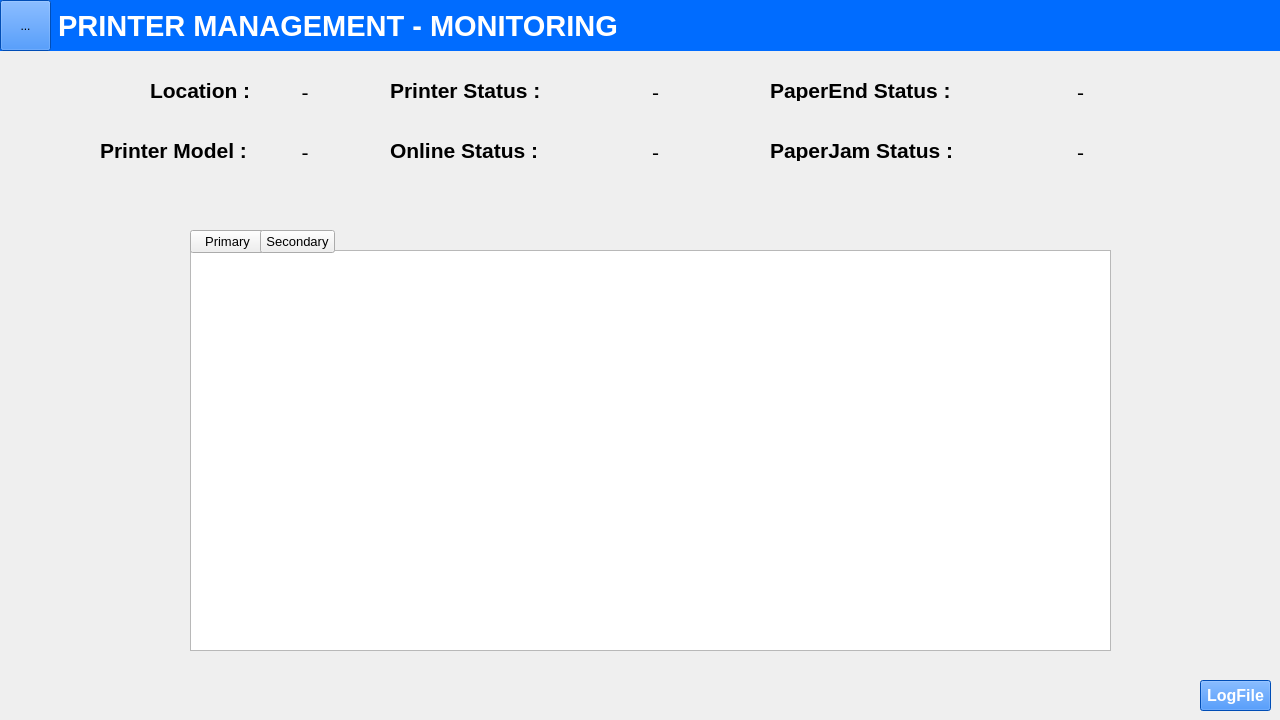
<?xml version="1.0" encoding="UTF-8"?>
<ui version="4.0">
 <class>Monitoring</class>
 <widget class="QWidget" name="Monitoring">
  <property name="geometry">
   <rect>
    <x>0</x>
    <y>0</y>
    <width>1280</width>
    <height>720</height>
   </rect>
  </property>
  <property name="windowTitle">
   <string>  PRINTER MANAGEMENT PROGRAM FOR AUTOMATED GATE SYSTEM</string>
  </property>
  <property name="windowIcon">
   <iconset>
    <normaloff>../Icon/hutchisonport_logo.ico</normaloff>../Icon/hutchisonport_logo.ico</iconset>
  </property>
  <widget class="QLabel" name="lbPaperStatus">
   <property name="geometry">
    <rect>
     <x>770</x>
     <y>80</y>
     <width>181</width>
     <height>21</height>
    </rect>
   </property>
   <property name="font">
    <font>
     <family>Arial</family>
     <pointsize>16</pointsize>
     <weight>75</weight>
     <bold>true</bold>
    </font>
   </property>
   <property name="text">
    <string>PaperEnd Status :</string>
   </property>
  </widget>
  <widget class="QLabel" name="lbPrinterStatus">
   <property name="geometry">
    <rect>
     <x>390</x>
     <y>80</y>
     <width>151</width>
     <height>21</height>
    </rect>
   </property>
   <property name="font">
    <font>
     <family>Arial</family>
     <pointsize>16</pointsize>
     <weight>75</weight>
     <bold>true</bold>
    </font>
   </property>
   <property name="text">
    <string>Printer Status :</string>
   </property>
  </widget>
  <widget class="QStackedWidget" name="stackedWidget">
   <property name="geometry">
    <rect>
     <x>0</x>
     <y>230</y>
     <width>1281</width>
     <height>491</height>
    </rect>
   </property>
   <property name="font">
    <font>
     <weight>50</weight>
     <bold>false</bold>
    </font>
   </property>
   <property name="currentIndex">
    <number>1</number>
   </property>
   <widget class="QWidget" name="page_3">
    <widget class="QTableWidget" name="tableLogPrimary">
     <property name="geometry">
      <rect>
       <x>190</x>
       <y>20</y>
       <width>921</width>
       <height>401</height>
      </rect>
     </property>
     <property name="verticalScrollBarPolicy">
      <enum>Qt::ScrollBarAsNeeded</enum>
     </property>
     <property name="sizeAdjustPolicy">
      <enum>QAbstractScrollArea::AdjustIgnored</enum>
     </property>
     <property name="autoScroll">
      <bool>true</bool>
     </property>
     <property name="dragEnabled">
      <bool>false</bool>
     </property>
     <property name="alternatingRowColors">
      <bool>false</bool>
     </property>
     <property name="wordWrap">
      <bool>true</bool>
     </property>
     <attribute name="horizontalHeaderDefaultSectionSize">
      <number>130</number>
     </attribute>
     <attribute name="horizontalHeaderShowSortIndicator" stdset="0">
      <bool>false</bool>
     </attribute>
     <attribute name="horizontalHeaderStretchLastSection">
      <bool>false</bool>
     </attribute>
     <attribute name="verticalHeaderVisible">
      <bool>false</bool>
     </attribute>
     <attribute name="verticalHeaderCascadingSectionResizes">
      <bool>false</bool>
     </attribute>
     <attribute name="verticalHeaderHighlightSections">
      <bool>true</bool>
     </attribute>
     <attribute name="verticalHeaderShowSortIndicator" stdset="0">
      <bool>false</bool>
     </attribute>
     <attribute name="verticalHeaderStretchLastSection">
      <bool>false</bool>
     </attribute>
     <row>
      <property name="text">
       <string>No.</string>
      </property>
     </row>
    </widget>
    <widget class="QPushButton" name="btnLogFilePrimary">
     <property name="geometry">
      <rect>
       <x>1200</x>
       <y>450</y>
       <width>71</width>
       <height>31</height>
      </rect>
     </property>
     <property name="font">
      <font>
       <family>Arial</family>
       <pointsize>12</pointsize>
       <weight>75</weight>
       <bold>true</bold>
      </font>
     </property>
     <property name="styleSheet">
      <string notr="true">background-color: #006CFF;
color:white;</string>
     </property>
     <property name="text">
      <string>LogFile</string>
     </property>
    </widget>
   </widget>
   <widget class="QWidget" name="page_4">
    <widget class="QTableWidget" name="tableLogSecondary">
     <property name="geometry">
      <rect>
       <x>190</x>
       <y>20</y>
       <width>921</width>
       <height>401</height>
      </rect>
     </property>
     <property name="font">
      <font>
       <weight>50</weight>
       <bold>false</bold>
      </font>
     </property>
     <property name="sizeAdjustPolicy">
      <enum>QAbstractScrollArea::AdjustIgnored</enum>
     </property>
     <property name="showGrid">
      <bool>true</bool>
     </property>
     <property name="gridStyle">
      <enum>Qt::SolidLine</enum>
     </property>
     <property name="sortingEnabled">
      <bool>false</bool>
     </property>
     <property name="wordWrap">
      <bool>true</bool>
     </property>
     <property name="cornerButtonEnabled">
      <bool>true</bool>
     </property>
     <attribute name="horizontalHeaderCascadingSectionResizes">
      <bool>false</bool>
     </attribute>
     <attribute name="horizontalHeaderDefaultSectionSize">
      <number>130</number>
     </attribute>
     <attribute name="horizontalHeaderHighlightSections">
      <bool>true</bool>
     </attribute>
     <attribute name="horizontalHeaderShowSortIndicator" stdset="0">
      <bool>false</bool>
     </attribute>
     <attribute name="horizontalHeaderStretchLastSection">
      <bool>false</bool>
     </attribute>
     <attribute name="verticalHeaderVisible">
      <bool>false</bool>
     </attribute>
     <attribute name="verticalHeaderCascadingSectionResizes">
      <bool>false</bool>
     </attribute>
     <attribute name="verticalHeaderHighlightSections">
      <bool>true</bool>
     </attribute>
     <attribute name="verticalHeaderShowSortIndicator" stdset="0">
      <bool>false</bool>
     </attribute>
     <attribute name="verticalHeaderStretchLastSection">
      <bool>false</bool>
     </attribute>
     <row>
      <property name="text">
       <string>No</string>
      </property>
     </row>
    </widget>
    <widget class="QPushButton" name="btnLogFileSecondary">
     <property name="geometry">
      <rect>
       <x>1200</x>
       <y>450</y>
       <width>71</width>
       <height>31</height>
      </rect>
     </property>
     <property name="font">
      <font>
       <family>Arial</family>
       <pointsize>12</pointsize>
       <weight>75</weight>
       <bold>true</bold>
      </font>
     </property>
     <property name="styleSheet">
      <string notr="true">background-color: #006CFF;
color:white;</string>
     </property>
     <property name="text">
      <string>LogFile</string>
     </property>
    </widget>
   </widget>
  </widget>
  <widget class="QLabel" name="lbLocation">
   <property name="geometry">
    <rect>
     <x>150</x>
     <y>80</y>
     <width>101</width>
     <height>21</height>
    </rect>
   </property>
   <property name="font">
    <font>
     <family>Arial</family>
     <pointsize>16</pointsize>
     <weight>75</weight>
     <bold>true</bold>
    </font>
   </property>
   <property name="text">
    <string>Location :</string>
   </property>
  </widget>
  <widget class="QWidget" name="bgPrinterManagementMonitoring" native="true">
   <property name="geometry">
    <rect>
     <x>0</x>
     <y>0</y>
     <width>1281</width>
     <height>51</height>
    </rect>
   </property>
   <property name="font">
    <font/>
   </property>
   <property name="styleSheet">
    <string notr="true">background-color: #006CFF;
</string>
   </property>
   <widget class="QToolButton" name="btnmenu">
    <property name="geometry">
     <rect>
      <x>0</x>
      <y>0</y>
      <width>51</width>
      <height>51</height>
     </rect>
    </property>
    <property name="font">
     <font/>
    </property>
    <property name="text">
     <string>...</string>
    </property>
    <property name="icon">
     <iconset>
      <normaloff>../Icon/MenuIcon.ico</normaloff>../Icon/MenuIcon.ico</iconset>
    </property>
    <property name="iconSize">
     <size>
      <width>50</width>
      <height>50</height>
     </size>
    </property>
    <property name="popupMode">
     <enum>QToolButton::InstantPopup</enum>
    </property>
   </widget>
  </widget>
  <widget class="QLabel" name="PrinterStatus">
   <property name="geometry">
    <rect>
     <x>540</x>
     <y>80</y>
     <width>231</width>
     <height>25</height>
    </rect>
   </property>
   <property name="font">
    <font>
     <pointsize>16</pointsize>
    </font>
   </property>
   <property name="text">
    <string>-</string>
   </property>
   <property name="alignment">
    <set>Qt::AlignCenter</set>
   </property>
  </widget>
  <widget class="QPushButton" name="btnShowSecondaryTable">
   <property name="geometry">
    <rect>
     <x>260</x>
     <y>230</y>
     <width>75</width>
     <height>23</height>
    </rect>
   </property>
   <property name="font">
    <font>
     <family>Arial</family>
     <pointsize>10</pointsize>
     <weight>50</weight>
     <bold>false</bold>
    </font>
   </property>
   <property name="text">
    <string>Secondary</string>
   </property>
  </widget>
  <widget class="QLabel" name="PaperEndStatus">
   <property name="geometry">
    <rect>
     <x>980</x>
     <y>80</y>
     <width>201</width>
     <height>25</height>
    </rect>
   </property>
   <property name="font">
    <font>
     <pointsize>16</pointsize>
    </font>
   </property>
   <property name="text">
    <string>-</string>
   </property>
   <property name="alignment">
    <set>Qt::AlignCenter</set>
   </property>
  </widget>
  <widget class="QPushButton" name="btnShowPrimaryTable">
   <property name="geometry">
    <rect>
     <x>190</x>
     <y>230</y>
     <width>75</width>
     <height>23</height>
    </rect>
   </property>
   <property name="maximumSize">
    <size>
     <width>16777215</width>
     <height>16777215</height>
    </size>
   </property>
   <property name="font">
    <font>
     <family>Arial</family>
     <pointsize>10</pointsize>
     <weight>50</weight>
     <bold>false</bold>
    </font>
   </property>
   <property name="text">
    <string>Primary</string>
   </property>
  </widget>
  <widget class="QLabel" name="Location">
   <property name="geometry">
    <rect>
     <x>250</x>
     <y>80</y>
     <width>110</width>
     <height>25</height>
    </rect>
   </property>
   <property name="font">
    <font>
     <pointsize>16</pointsize>
    </font>
   </property>
   <property name="text">
    <string>-</string>
   </property>
   <property name="alignment">
    <set>Qt::AlignCenter</set>
   </property>
  </widget>
  <widget class="QLabel" name="lbPrinterManagementMonitoring_2">
   <property name="geometry">
    <rect>
     <x>50</x>
     <y>0</y>
     <width>1191</width>
     <height>51</height>
    </rect>
   </property>
   <property name="font">
    <font>
     <family>Arial</family>
     <pointsize>22</pointsize>
     <weight>75</weight>
     <bold>true</bold>
    </font>
   </property>
   <property name="styleSheet">
    <string notr="true">color: white;</string>
   </property>
   <property name="text">
    <string> PRINTER MANAGEMENT - MONITORING</string>
   </property>
  </widget>
  <widget class="QLabel" name="lbPrinterModel">
   <property name="geometry">
    <rect>
     <x>100</x>
     <y>140</y>
     <width>151</width>
     <height>21</height>
    </rect>
   </property>
   <property name="font">
    <font>
     <family>Arial</family>
     <pointsize>16</pointsize>
     <weight>75</weight>
     <bold>true</bold>
    </font>
   </property>
   <property name="text">
    <string>Printer Model :</string>
   </property>
  </widget>
  <widget class="QLabel" name="PrinterModel">
   <property name="geometry">
    <rect>
     <x>250</x>
     <y>140</y>
     <width>110</width>
     <height>25</height>
    </rect>
   </property>
   <property name="font">
    <font>
     <pointsize>16</pointsize>
    </font>
   </property>
   <property name="text">
    <string>-</string>
   </property>
   <property name="alignment">
    <set>Qt::AlignCenter</set>
   </property>
  </widget>
  <widget class="QLabel" name="lbOnlineStatus">
   <property name="geometry">
    <rect>
     <x>390</x>
     <y>140</y>
     <width>151</width>
     <height>21</height>
    </rect>
   </property>
   <property name="font">
    <font>
     <family>Arial</family>
     <pointsize>16</pointsize>
     <weight>75</weight>
     <bold>true</bold>
    </font>
   </property>
   <property name="text">
    <string>Online Status :</string>
   </property>
  </widget>
  <widget class="QLabel" name="lbPaperJamStatus">
   <property name="geometry">
    <rect>
     <x>770</x>
     <y>140</y>
     <width>191</width>
     <height>21</height>
    </rect>
   </property>
   <property name="font">
    <font>
     <family>Arial</family>
     <pointsize>16</pointsize>
     <weight>75</weight>
     <bold>true</bold>
    </font>
   </property>
   <property name="text">
    <string>PaperJam Status :</string>
   </property>
  </widget>
  <widget class="QLabel" name="OnlineStatus">
   <property name="geometry">
    <rect>
     <x>540</x>
     <y>140</y>
     <width>231</width>
     <height>25</height>
    </rect>
   </property>
   <property name="font">
    <font>
     <pointsize>16</pointsize>
    </font>
   </property>
   <property name="text">
    <string>-</string>
   </property>
   <property name="alignment">
    <set>Qt::AlignCenter</set>
   </property>
  </widget>
  <widget class="QLabel" name="PaperJamStatus">
   <property name="geometry">
    <rect>
     <x>980</x>
     <y>140</y>
     <width>201</width>
     <height>25</height>
    </rect>
   </property>
   <property name="font">
    <font>
     <pointsize>16</pointsize>
    </font>
   </property>
   <property name="text">
    <string>-</string>
   </property>
   <property name="alignment">
    <set>Qt::AlignCenter</set>
   </property>
  </widget>
  <widget class="QLabel" name="lb_information">
   <property name="geometry">
    <rect>
     <x>0</x>
     <y>180</y>
     <width>1281</width>
     <height>41</height>
    </rect>
   </property>
   <property name="font">
    <font>
     <family>Arial</family>
     <pointsize>20</pointsize>
     <weight>75</weight>
     <bold>true</bold>
    </font>
   </property>
   <property name="text">
    <string/>
   </property>
   <property name="alignment">
    <set>Qt::AlignCenter</set>
   </property>
  </widget>
  <zorder>lbPaperStatus</zorder>
  <zorder>lbPrinterStatus</zorder>
  <zorder>stackedWidget</zorder>
  <zorder>lbLocation</zorder>
  <zorder>bgPrinterManagementMonitoring</zorder>
  <zorder>PrinterStatus</zorder>
  <zorder>PaperEndStatus</zorder>
  <zorder>btnShowPrimaryTable</zorder>
  <zorder>Location</zorder>
  <zorder>lbPrinterManagementMonitoring_2</zorder>
  <zorder>btnShowSecondaryTable</zorder>
  <zorder>lbPrinterModel</zorder>
  <zorder>PrinterModel</zorder>
  <zorder>lbOnlineStatus</zorder>
  <zorder>lbPaperJamStatus</zorder>
  <zorder>OnlineStatus</zorder>
  <zorder>PaperJamStatus</zorder>
  <zorder>lb_information</zorder>
 </widget>
 <resources/>
 <connections/>
</ui>
